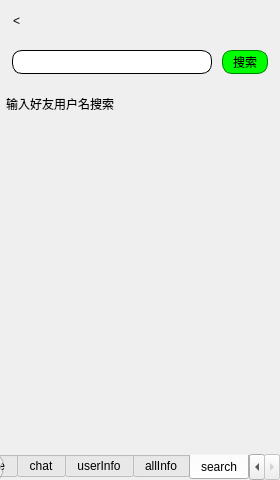
<?xml version="1.0" encoding="UTF-8"?>
<ui version="4.0">
 <class>AllPageListWidget</class>
 <widget class="QWidget" name="AllPageListWidget">
  <property name="geometry">
   <rect>
    <x>0</x>
    <y>0</y>
    <width>280</width>
    <height>480</height>
   </rect>
  </property>
  <property name="windowTitle">
   <string>Form</string>
  </property>
  <layout class="QVBoxLayout" name="verticalLayout">
   <property name="spacing">
    <number>6</number>
   </property>
   <property name="leftMargin">
    <number>0</number>
   </property>
   <property name="topMargin">
    <number>0</number>
   </property>
   <property name="rightMargin">
    <number>0</number>
   </property>
   <property name="bottomMargin">
    <number>0</number>
   </property>
   <item>
    <widget class="QTabWidget" name="tabWidget">
     <property name="tabPosition">
      <enum>QTabWidget::South</enum>
     </property>
     <property name="currentIndex">
      <number>6</number>
     </property>
     <property name="documentMode">
      <bool>true</bool>
     </property>
     <property name="tabBarAutoHide">
      <bool>true</bool>
     </property>
     <widget class="QWidget" name="tab_login">
      <attribute name="title">
       <string>login</string>
      </attribute>
      <layout class="QVBoxLayout" name="verticalLayout_4"/>
     </widget>
     <widget class="QWidget" name="tab_register">
      <attribute name="title">
       <string>register</string>
      </attribute>
      <layout class="QVBoxLayout" name="verticalLayout_3"/>
     </widget>
     <widget class="QWidget" name="tab_home">
      <attribute name="title">
       <string>home</string>
      </attribute>
      <layout class="QVBoxLayout" name="verticalLayout_2">
       <property name="spacing">
        <number>0</number>
       </property>
       <property name="leftMargin">
        <number>0</number>
       </property>
       <property name="topMargin">
        <number>0</number>
       </property>
       <property name="rightMargin">
        <number>0</number>
       </property>
       <property name="bottomMargin">
        <number>0</number>
       </property>
      </layout>
     </widget>
     <widget class="QWidget" name="tab_chat">
      <attribute name="title">
       <string>chat</string>
      </attribute>
      <layout class="QVBoxLayout" name="verticalLayout_8"/>
     </widget>
     <widget class="QWidget" name="tab_userInfo">
      <attribute name="title">
       <string>userInfo</string>
      </attribute>
      <layout class="QVBoxLayout" name="verticalLayout_5"/>
     </widget>
     <widget class="QWidget" name="tab_allInfo">
      <attribute name="title">
       <string>allInfo</string>
      </attribute>
      <layout class="QVBoxLayout" name="verticalLayout_6">
       <property name="spacing">
        <number>0</number>
       </property>
       <property name="leftMargin">
        <number>0</number>
       </property>
       <property name="topMargin">
        <number>0</number>
       </property>
       <property name="rightMargin">
        <number>0</number>
       </property>
       <property name="bottomMargin">
        <number>0</number>
       </property>
      </layout>
     </widget>
     <widget class="QWidget" name="tab_search">
      <attribute name="title">
       <string>search</string>
      </attribute>
      <layout class="QVBoxLayout" name="verticalLayout_9" stretch="1,2,8">
       <property name="spacing">
        <number>0</number>
       </property>
       <property name="leftMargin">
        <number>6</number>
       </property>
       <property name="topMargin">
        <number>0</number>
       </property>
       <property name="rightMargin">
        <number>6</number>
       </property>
       <property name="bottomMargin">
        <number>0</number>
       </property>
       <item>
        <layout class="QHBoxLayout" name="horizontalLayout">
         <item>
          <widget class="QToolButton" name="btn_searchBack">
           <property name="sizePolicy">
            <sizepolicy hsizetype="Preferred" vsizetype="Preferred">
             <horstretch>0</horstretch>
             <verstretch>0</verstretch>
            </sizepolicy>
           </property>
           <property name="text">
            <string>&lt;</string>
           </property>
           <property name="autoRaise">
            <bool>true</bool>
           </property>
          </widget>
         </item>
         <item>
          <spacer name="horizontalSpacer">
           <property name="orientation">
            <enum>Qt::Horizontal</enum>
           </property>
           <property name="sizeHint" stdset="0">
            <size>
             <width>40</width>
             <height>20</height>
            </size>
           </property>
          </spacer>
         </item>
        </layout>
       </item>
       <item>
        <layout class="QVBoxLayout" name="verticalLayout_7" stretch="1,1">
         <property name="spacing">
          <number>0</number>
         </property>
         <item>
          <layout class="QHBoxLayout" name="horizontalLayout_2">
           <property name="spacing">
            <number>10</number>
           </property>
           <property name="leftMargin">
            <number>6</number>
           </property>
           <property name="topMargin">
            <number>9</number>
           </property>
           <property name="rightMargin">
            <number>6</number>
           </property>
           <property name="bottomMargin">
            <number>9</number>
           </property>
           <item>
            <widget class="QLineEdit" name="le_input">
             <property name="sizePolicy">
              <sizepolicy hsizetype="Expanding" vsizetype="Expanding">
               <horstretch>0</horstretch>
               <verstretch>0</verstretch>
              </sizepolicy>
             </property>
             <property name="styleSheet">
              <string notr="true">border-radius:10px;
border:1px solid;</string>
             </property>
            </widget>
           </item>
           <item>
            <widget class="QPushButton" name="btn_search">
             <property name="sizePolicy">
              <sizepolicy hsizetype="Minimum" vsizetype="Expanding">
               <horstretch>0</horstretch>
               <verstretch>0</verstretch>
              </sizepolicy>
             </property>
             <property name="styleSheet">
              <string notr="true">border:1px solid green;
background-color: rgb(0, 255, 0);
border-radius:10px;</string>
             </property>
             <property name="text">
              <string>   搜索   </string>
             </property>
            </widget>
           </item>
          </layout>
         </item>
         <item>
          <widget class="QLabel" name="lb_waringInfo">
           <property name="sizePolicy">
            <sizepolicy hsizetype="Expanding" vsizetype="Minimum">
             <horstretch>0</horstretch>
             <verstretch>0</verstretch>
            </sizepolicy>
           </property>
           <property name="text">
            <string>输入好友用户名搜索</string>
           </property>
          </widget>
         </item>
        </layout>
       </item>
       <item>
        <spacer name="verticalSpacer">
         <property name="orientation">
          <enum>Qt::Vertical</enum>
         </property>
         <property name="sizeHint" stdset="0">
          <size>
           <width>20</width>
           <height>40</height>
          </size>
         </property>
        </spacer>
       </item>
      </layout>
     </widget>
    </widget>
   </item>
  </layout>
 </widget>
 <resources/>
 <connections/>
</ui>
